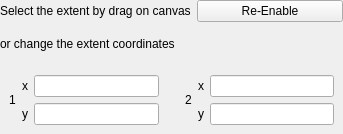
<?xml version="1.0" encoding="UTF-8"?>
<ui version="4.0">
 <class>ExtentSelector</class>
 <widget class="QWidget" name="ExtentSelector">
  <property name="geometry">
   <rect>
    <x>0</x>
    <y>0</y>
    <width>343</width>
    <height>134</height>
   </rect>
  </property>
  <layout class="QGridLayout" name="gridLayout">
   <property name="margin">
    <number>0</number>
   </property>
   <item row="1" column="0">
    <widget class="QLabel" name="label">
     <property name="text">
      <string>Select the extent by drag on canvas</string>
     </property>
    </widget>
   </item>
   <item row="3" column="0" colspan="2">
    <widget class="QLabel" name="label_7">
     <property name="text">
      <string>or change the extent coordinates</string>
     </property>
    </widget>
   </item>
   <item row="4" column="0" colspan="2">
    <widget class="QWidget" name="widget" native="true">
     <layout class="QGridLayout" name="gridLayout_3">
      <item row="0" column="2">
       <widget class="QLabel" name="label_11">
        <property name="text">
         <string>x</string>
        </property>
       </widget>
      </item>
      <item row="0" column="3">
       <widget class="QLineEdit" name="x1CoordEdit"/>
      </item>
      <item row="0" column="7">
       <widget class="QLabel" name="label_13">
        <property name="text">
         <string>x</string>
        </property>
       </widget>
      </item>
      <item row="0" column="8">
       <widget class="QLineEdit" name="x2CoordEdit"/>
      </item>
      <item row="1" column="3">
       <widget class="QLineEdit" name="y1CoordEdit"/>
      </item>
      <item row="1" column="8">
       <widget class="QLineEdit" name="y2CoordEdit"/>
      </item>
      <item row="1" column="7">
       <widget class="QLabel" name="label_15">
        <property name="text">
         <string>y</string>
        </property>
       </widget>
      </item>
      <item row="1" column="2">
       <widget class="QLabel" name="label_14">
        <property name="text">
         <string>y</string>
        </property>
       </widget>
      </item>
      <item row="0" column="6" rowspan="2">
       <widget class="QLabel" name="label_12">
        <property name="text">
         <string>2</string>
        </property>
        <property name="indent">
         <number>20</number>
        </property>
       </widget>
      </item>
      <item row="0" column="1" rowspan="2">
       <widget class="QLabel" name="label_10">
        <property name="text">
         <string>1</string>
        </property>
       </widget>
      </item>
     </layout>
    </widget>
   </item>
   <item row="1" column="1">
    <widget class="QPushButton" name="btnEnable">
     <property name="text">
      <string>Re-Enable</string>
     </property>
    </widget>
   </item>
  </layout>
 </widget>
 <resources/>
 <connections/>
</ui>
